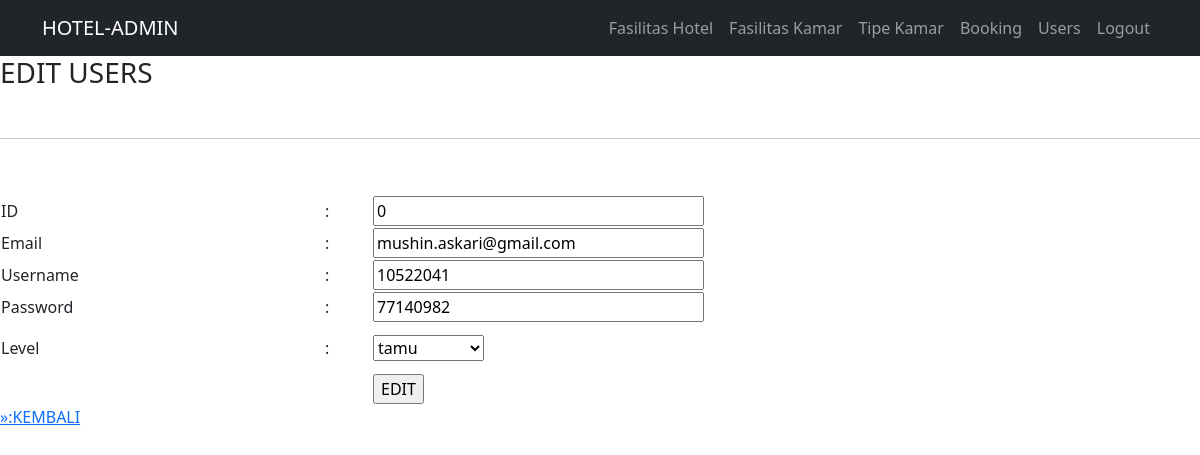
Page /admin/user/userEdit.php (signed in) on the committed database.
### tables this page shows
CREATE TABLE `users` (
  `id` int(11) NOT NULL,
  `email` varchar(100) NOT NULL,
  `username` varchar(35) NOT NULL,
  `password` varchar(35) NOT NULL,
  `level` enum('admin','resepsionis','tamu') NOT NULL
);

### admin/user/userEdit.php (the view, shortened to what this page needs)
<?php
    include "../../koneksi/koneksi.php";
    require_once('../../navbar/navbar_admin.php');
    $getId = $_GET["id"];
    $editUsers = "SELECT * FROM users WHERE id = '$getId'";
    $resultUsers = mysqli_query($koneksi ,$editUsers);
    $dataUsers = mysqli_fetch_array($resultUsers);
?>
<h3>EDIT USERS</h3>
<br><hr><br>
<p>
<?php
        if(!isset($_POST['submit'])){
    ?>
    <form action="" method="post" enctype="multipart/form-data">
        <table width="100%" border=0>
            <tr>
                <td width="27%">ID</td>
                <td width="4%">:</td>
                <td width="69%"><input type="text" name="id" size="30" value="<?php echo $dataUsers[0]?>" readonly="readonly"></td>
            </tr>
            <tr>
                <td>Email</td>
                <td>:</td>
                <td><input type="email" name="email" size="30" value="<?php echo $dataUsers[1]?>" ></td>
            </tr>
            <tr>
                <td>Username</td>
                <td>:</td>
                <td><input type="text" name="username" size="30" value="<?php echo $dataUsers[2]?>" ></td>
            </tr>
            <tr>
                <td>Password</td>
                <td>:</td>
                <td><input type="text" name="password" size="30" value="<?php echo $dataUsers[3]?>" ></td>
            </tr>
            <tr>
                <td height="50">Level</td>
                <td>:</td>
                <td>
                    <label>
                        <select name="level" >
                            <option value="<?php echo $dataUsers[4]?>"><?php echo $dataUsers[4]?></option>
                        </select>
                    </label> <br />
                </td>
            </tr>
            <tr>
                <td>&nbsp;</td>
                <td>&nbsp;</td>
                <td><input type="submit" name="submit" id="submit" value="EDIT"></td>
            </tr>
        </table>
    </form>
    <?php
        }
    ?>
    <a href="userView.php">&raquo:KEMBALI</a>
</p>

### rows in the picture
users: id "0", email "mushin.askari@gmail.com", username "10522041", password "77140982", level "tamu"
